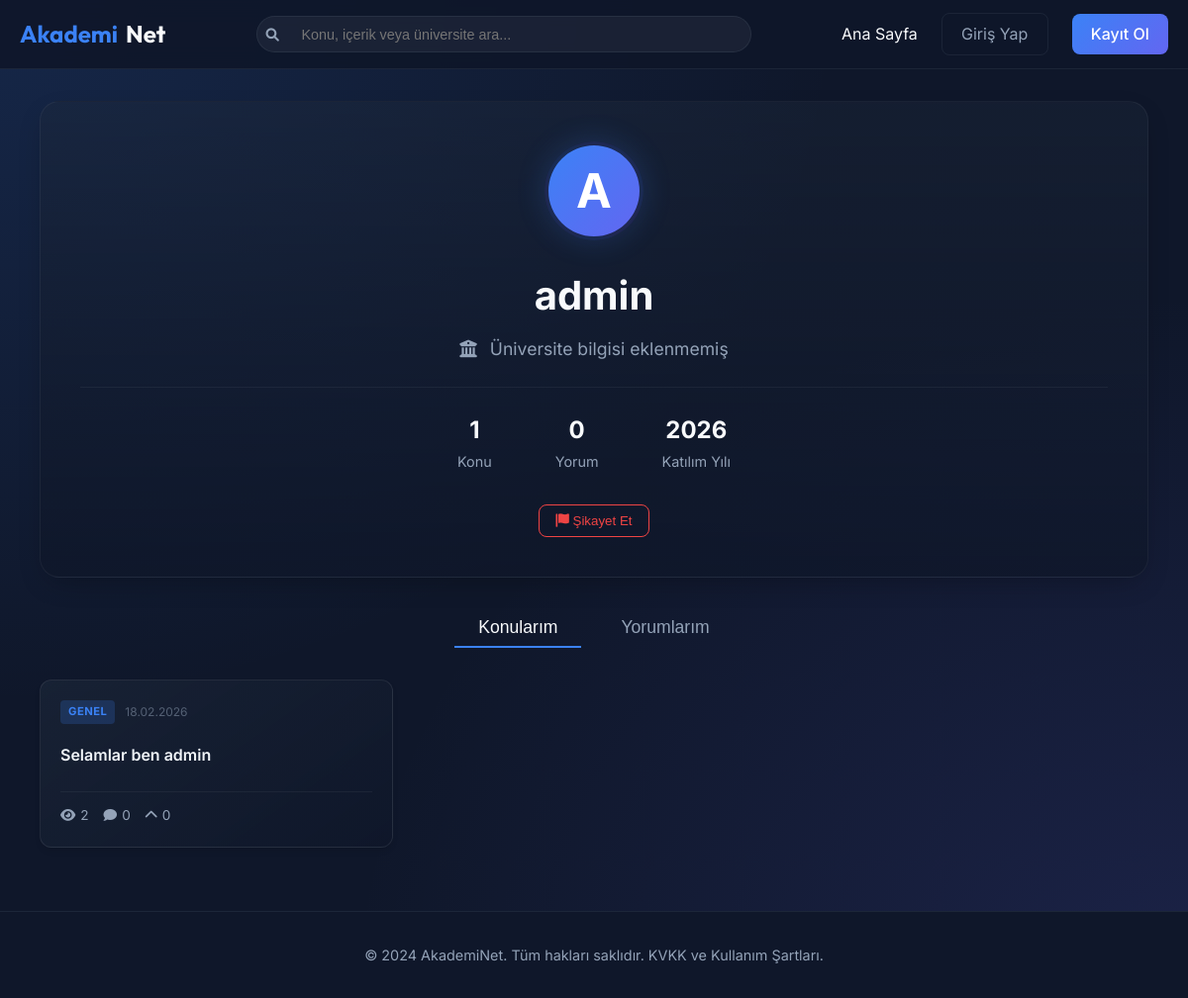
Screenshot of /u/admin with the database file from the repository.
### models.py (models this page shows, shortened)
class User(UserMixin, db.Model):
    id = db.Column(db.Integer, primary_key=True)
    username = db.Column(db.String(80), unique=True, nullable=False)
    password_hash = db.Column(db.String(255), nullable=False)
    university = db.Column(db.String(120))
    position = db.Column(db.String(120))  # Student, Professor, Alumni
    bio = db.Column(db.String(500))
    is_admin = db.Column(db.Boolean, default=False)
    is_verified = db.Column(db.Boolean, default=False)
    verification_type = db.Column(db.String(50))  # student_email, academic_email, alumni
    profile_image = db.Column(db.String(150), default='default.png')
    is_banned = db.Column(db.Boolean, default=False)
    ban_reason = db.Column(db.String(255))
    ban_appeal_reason = db.Column(db.Text)  # Appeal text
    ban_expires_at = db.Column(db.DateTime)
    agreed_kvkk = db.Column(db.DateTime, default=datetime.utcnow, nullable=False)
    created_at = db.Column(db.DateTime, default=datetime.utcnow)
    last_username_change = db.Column(db.DateTime) # Track last username change
    posts = db.relationship('Post', backref='author', lazy=True, cascade="all, delete-orphan")
    comments = db.relationship('Comment', backref='author', lazy=True, cascade="all, delete-orphan")
    votes = db.relationship('Vote', backref='user', lazy=True, cascade="all, delete-orphan")
    academic_votes = db.relationship('AcademicFeatures', backref='user', lazy=True, cascade="all, delete-orphan")
    post_views = db.relationship('PostView', backref='user', lazy=True, cascade="all, delete-orphan")

class Post(db.Model):
    id = db.Column(db.Integer, primary_key=True)
    title = db.Column(db.String(200), nullable=False)
    content = db.Column(db.Text, nullable=False)
    author_id = db.Column(db.Integer, db.ForeignKey('user.id'), nullable=False)
    created_at = db.Column(db.DateTime, default=datetime.utcnow)
    category = db.Column(db.Enum(PostCategory), nullable=False)
    view_count = db.Column(db.Integer, default=0)
    comments = db.relationship(
        'Comment',
        backref='post',
        lazy=True,
        cascade="all, delete-orphan"
    )
    votes = db.relationship(
        'Vote',
        backref='post',
        lazy=True,
        cascade="all, delete-orphan"
    )
    academic_votes = db.relationship(
        'AcademicFeatures',
        backref='post',
        lazy=True,
        cascade="all, delete-orphan"
    )
    post_views = db.relationship(
        'PostView',
        backref='related_post', # distinct name from post_id
        lazy=True,
        cascade="all, delete-orphan"
    )
    @property
    def score(self):
        return sum(v.value for v in self.votes)
    @property
    def category_label(self):
        labels = {
            PostCategory.GENERAL: "Genel",
            PostCategory.QUESTION: "Soru & Cevap",
            PostCategory.ADVICE: "Tavsiye",
            PostCategory.EXPERIENCE: "Deneyim"
        }
        return labels.get(self.category, "Genel")

### app.py (the view)
@app.route('/u/<username>')
def view_profile(username):
    user = User.query.filter_by(username=username).first_or_404()
    return render_template('profile.html', user=user)

### app.py (called while the page is built)
@app.before_request
def check_bans():
    if current_user.is_authenticated and current_user.is_banned:
        if current_user.ban_expires_at and current_user.ban_expires_at < datetime.utcnow():
            current_user.is_banned = False
            current_user.ban_reason = None
            current_user.ban_expires_at = None
            db.session.commit()
            return
        if request.endpoint not in ['static', 'logout', 'banned_page', 'check_bans']:
            return redirect(url_for('banned_page'))

@app.context_processor
def inject_now():
    return {'now': datetime.utcnow()}

@app.before_request
def restrict_banned_users():
    if current_user.is_authenticated and current_user.is_banned:
        if request.endpoint and (
            'static' in request.endpoint or
            request.endpoint in ['banned_page', 'logout']
        ):
            return
        return redirect(url_for('banned_page'))

### templates/profile.html (shortened to what this page needs)
{% extends 'base.html' %}
{% block content %}
<div class="container fade-in" style="padding-top: 2rem;">
    <div class="profile-header">
        <div class="profile-avatar">
            {% if user.profile_image and user.profile_image != 'default.png' %}
            <img src="{{ url_for('static', filename='uploads/' + user.profile_image) }}" alt="Avatar"
                style="width: 100%; height: 100%; object-fit: cover; border-radius: 50%;">
            {% else %}
            {{ user.username[0].upper() }}
            {% endif %}
        </div>
        <h1 style="margin-bottom: 0.5rem; font-size: 2.5rem;">{{ user.username }}</h1>
        <p style="color: var(--text-muted); font-size: 1.1rem; margin-bottom: 1rem;">
            <i class="fas fa-university" style="margin-right: 8px;"></i>
            {{ user.university or 'Üniversite bilgisi eklenmemiş' }}
        </p>
        <div class="profile-stats">
            <div class="stat-item">
                <div class="stat-value">{{ user.posts|length }}</div>
                <div class="stat-label">Konu</div>
            </div>
            <div class="stat-item">
                <div class="stat-value">{{ user.comments|length }}</div>
                <div class="stat-label">Yorum</div>
            </div>
            <div class="stat-item">
                <div class="stat-value">{{ user.created_at.strftime('%Y') }}</div>
                <div class="stat-label">Katılım Yılı</div>
            </div>
        </div>
        {% if user.id == current_user.id %}
        <div style="margin-top: 2rem; display: flex; gap: 1rem; justify-content: center;">
            <button onclick="openModal('editProfileModal')" class="btn btn-secondary">
                <i class="fas fa-edit"></i> Profili Düzenle
            </button>
            <button onclick="openModal('deleteAccountModal')" class="btn btn-danger">
                <i class="fas fa-trash-alt"></i> Hesabı Sil
            </button>
        </div>
        {% elif current_user.is_admin %}
        <div style="margin-top: 2rem; display: flex; gap: 1rem; justify-content: center;">
            <button onclick="openModal('banUserModal')" class="btn btn-danger">
                <i class="fas fa-ban"></i> Kullanıcıyı Yasakla
            </button>
        </div>
        {% else %}
        <div style="margin-top: 2rem; display: flex; gap: 1rem; justify-content: center;">
            <button onclick="openModal('reportUserModal')" class="btn btn-danger"
                style="background-color: transparent; border: 1px solid var(--danger); color: var(--danger);">
                <i class="fas fa-flag"></i> Şikayet Et
            </button>
        </div>
        {% endif %}
    </div>
    <div class="profile-tabs">
        <button class="tab-btn active" onclick="switchTab('posts')">Konularım</button>
        <button class="tab-btn" onclick="switchTab('comments')">Yorumlarım</button>
    </div>
    <div id="posts-tab" class="tab-content">
        {% if user.posts %}
        <div class="posts-grid">
            {% for post in user.posts %}
            <a href="{{ url_for('view_post', post_id=post.id) }}" class="post-card">
                <div class="post-header-compact">
                    <div class="header-left">
                        <span class="category-badge">{{ post.category_label }}</span>
                        <span class="post-date">{{ post.created_at.strftime('%d.%m.%Y') }}</span>
                    </div>
                </div>
                <h3 class="post-title-compact" style="font-size: 1rem;">{{ post.title }}</h3>
                <div class="post-footer-compact">
                    <div class="interactions-mini">
                        <span><i class="fas fa-eye"></i> {{ post.view_count }}</span>
                        <span><i class="fas fa-comment"></i> {{ post.comments|length }}</span>
                        <span class="{{ 'text-success' if post.score > 0 else '' }}">
                            <i class="fas fa-chevron-up"></i> {{ post.score }}
                        </span>
                    </div>
                </div>
            </a>
            {% endfor %}
        </div>
        {% else %}
        <div class="card" style="text-align: center; color: var(--text-muted); padding: 3rem;">
            <i class="fas fa-pen-alt" style="font-size: 2rem; margin-bottom: 1rem; opacity: 0.5;"></i>
            <p>Henüz hiç konu açılmamış.</p>
        </div>
        {% endif %}
    </div>
</div>
{% endblock %}

### rows the page displays
User: username "A", username "admin", university "Üniversite bilgisi eklenmemiş", created_at "2026"
Post: category_label "GENEL", created_at "18.02.2026", title "Selamlar ben admin", view_count "2", comments|length "0", score "0"

### other values shown
{{ user.posts|length }} "1"
{{ user.comments|length }} "0"
